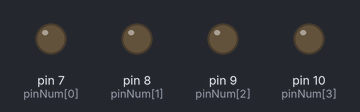
Bench run of a sketch on a simulated Arduino Uno, built with avr-gcc and run on an emulated ATmega328P. On the bench: output pins drawn as LEDs (lit = HIGH).

Above: at 0.5 s.
At 2.5 s:
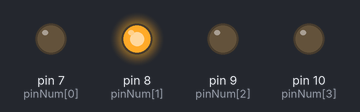
At 4.5 s:
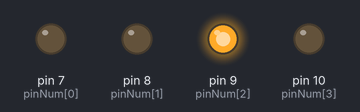
At 9.5 s:
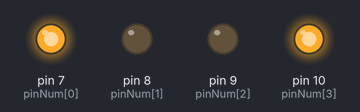
At 14.5 s:
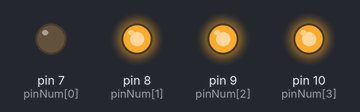
At 19.5 s:
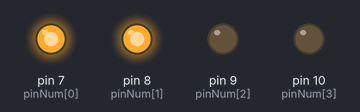
Timing chart, 0 to 20.8 s (numbered marks = the images above):
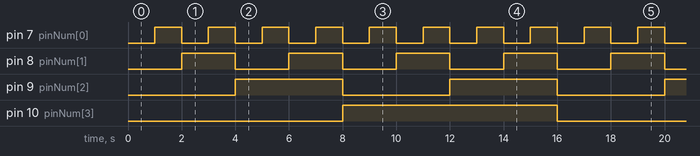

Measured:
- by itself, pin 7 (pinNum[0]): alternates HIGH for 1.0 s and LOW for 1.0 s
- by itself, pin 8 (pinNum[1]): alternates HIGH for 2.0 s and LOW for 2.0 s
- by itself, pin 9 (pinNum[2]): alternates HIGH for 4.0 s and LOW for 4.0 s
- by itself, pin 10 (pinNum[3]): alternates HIGH for 8.0 s and LOW for 8.0 s

The sketch:

binaryblink.ino
```cpp
// Pin Lay
int pinNum[] = {7,8,9,10};

void setup()
{
  int i = 0;
  while ( i < 4)
  {
    pinMode(pinNum[i], OUTPUT);
    i++;
  }
}

// Output the binary
// set to 15 since this program only uses 4 LED's , 15 is the max u can count to in binary with 4 digits
void loop()
{
  byte i = 0;
  while (i <= 15)
  {
    binOut(i);
    delay(1000);
    i++;
  }
}

// actual binary calc
void binOut(byte num)
{

  int i = 0;

  while (i < 4)
  {

    // if 1 flash LED else none
    // while i < # of LEDS in the circut
    if (bitRead(num, i)==1)
    {
      digitalWrite(pinNum[i], HIGH);
    }
    else
    {
      digitalWrite(pinNum[i], LOW);
    }
    i++;
  }

}
```
